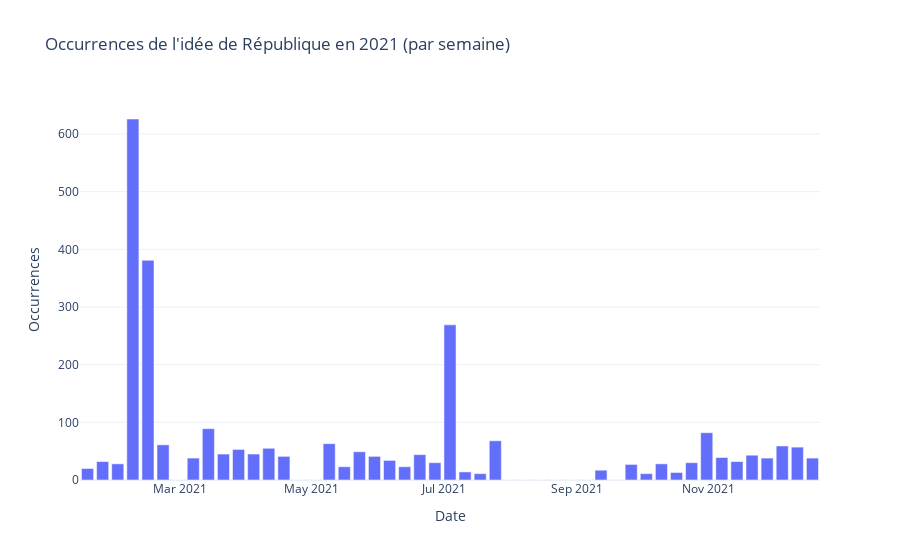

Write notebook code for a chart like this one.
### Markdown cell above
### Sur corpus par années

### Code cell
import plotly.express as px

# Choisir une année
annee = 2021

# Filtrer le DataFrame sur l'année choisie
df_annee = df[df["dateSeance_day"].dt.year == annee]

# Resampler par semaine uniquement pour cette année
df_weekly = df_annee.resample("W", on="dateSeance_day").size().reset_index()

# Tracer le graphique
fig_time = px.bar(
    df_weekly,
    x="dateSeance_day",
    y=0,
    title=f"Occurrences de l'idée de République en {annee} (par semaine)",
    labels={"dateSeance_day": "Date", "0": "Occurrences"},
    template="plotly_white",
)

fig_time.update_layout(showlegend=False)

fig_time.show()

### Figure 1 — Plotly figure (JSON) as saved in the notebook; plotly's stock layout.template omitted (floating-point values rounded to 4 significant figures)
{"data": [{"alignmentgroup": "True", "hovertemplate": "Date=%{x}<br>Occurrences=%{y}<extra></extra>", "legendgroup": "", "marker": {"color": "#636efa", "pattern": {"shape": ""}}, "name": "", "offsetgroup": "", "orientation": "v", "showlegend": false, "textposition": "auto", "type": "bar", "x": ["2021-01-17T00:00:00", "2021-01-24T00:00:00", "2021-01-31T00:00:00", "2021-02-07T00:00:00", "2021-02-14T00:00:00", "2021-02-21T00:00:00", "2021-02-28T00:00:00", "2021-03-07T00:00:00", "2021-03-14T00:00:00", "2021-03-21T00:00:00", "2021-03-28T00:00:00", "2021-04-04T00:00:00", "2021-04-11T00:00:00", "2021-04-18T00:00:00", "2021-04-25T00:00:00", "2021-05-02T00:00:00", "2021-05-09T00:00:00", "2021-05-16T00:00:00", "2021-05-23T00:00:00", "2021-05-30T00:00:00", "2021-06-06T00:00:00", "2021-06-13T00:00:00", "2021-06-20T00:00:00", "2021-06-27T00:00:00", "2021-07-04T00:00:00", "2021-07-11T00:00:00", "2021-07-18T00:00:00", "2021-07-25T00:00:00", "2021-08-01T00:00:00", "2021-08-08T00:00:00", "2021-08-15T00:00:00", "2021-08-22T00:00:00", "2021-08-29T00:00:00", "2021-09-05T00:00:00", "2021-09-12T00:00:00", "2021-09-19T00:00:00", "2021-09-26T00:00:00", "2021-10-03T00:00:00", "2021-10-10T00:00:00", "2021-10-17T00:00:00", "2021-10-24T00:00:00", "2021-10-31T00:00:00", "2021-11-07T00:00:00", "2021-11-14T00:00:00", "2021-11-21T00:00:00", "2021-11-28T00:00:00", "2021-12-05T00:00:00", "2021-12-12T00:00:00", "2021-12-19T00:00:00"], "xaxis": "x", "y": [20, 32, 28, 626, 381, 61, 0, 38, 89, 45, 53, 45, 55, 41, 0, 0, 63, 23, 49, 41, 34, 23, 44, 30, 269, 14, 11, 68, 0, 0, 0, 0, 0, 0, 17, 0, 27, 11, 28, 13, 30, 82, 39, 32, 43, 38, 59, 57, 38], "yaxis": "y"}], "layout": {"barmode": "relative", "legend": {"tracegroupgap": 0}, "showlegend": false, "title": {"text": "Occurrences de l'idée de République en 2021 (par semaine)"}, "xaxis": {"anchor": "y", "domain": [0, 1], "title": {"text": "Date"}}, "yaxis": {"anchor": "x", "domain": [0, 1], "title": {"text": "Occurrences"}}}}
